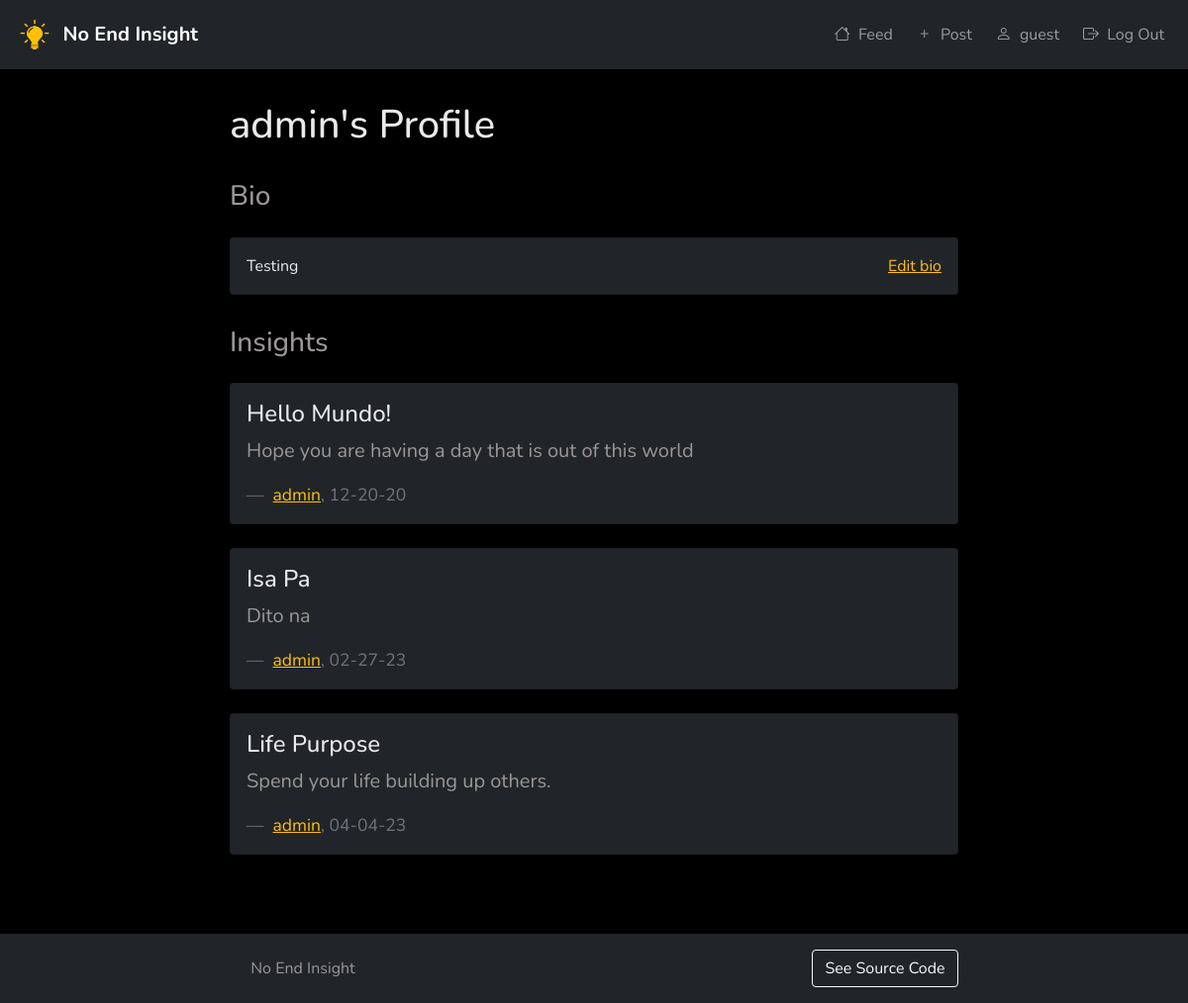
The app's page /profile/admin (signed in), older data.
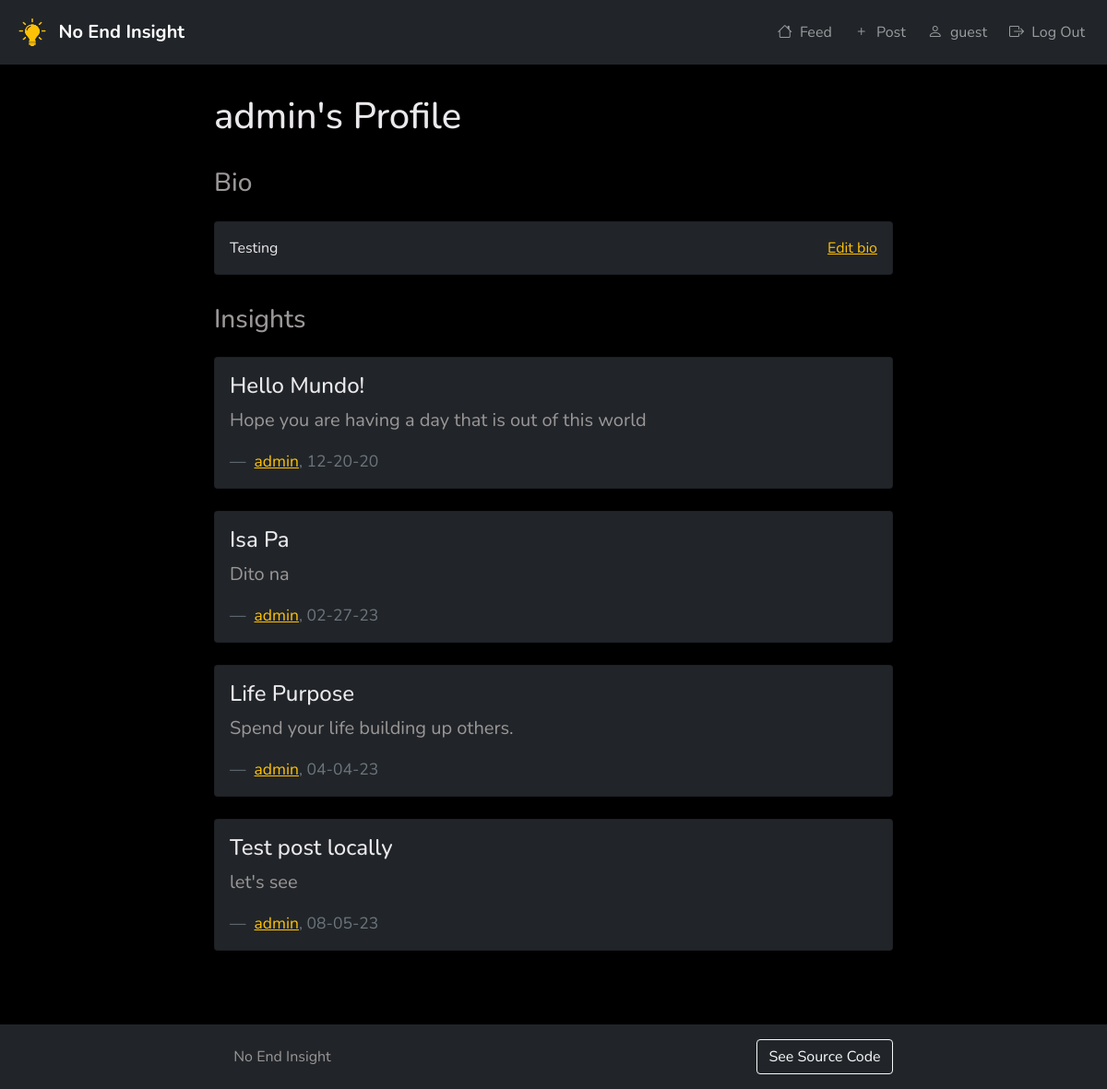
The same page, newer data.
### app.py (models this page shows)
class User(db.Model):
    id = db.Column(db.Integer, primary_key=True, nullable=False)
    username = db.Column(db.String(50), unique=True, nullable=False)
    password = db.Column(db.String(50), nullable=False)
    bio = db.Column(db.String(300))
    insights = db.relationship("Insight", backref="author")

class Insight(db.Model):
    id = db.Column(db.Integer, primary_key=True, nullable=False)
    title = db.Column(db.String(50), nullable=False)
    body = db.Column(db.Text, nullable=False)
    date = db.Column(db.DateTime, nullable=False, default=datetime.utcnow)
    author_id = db.Column(db.Integer, db.ForeignKey("user.id"))

### app.py (the view)
@app.route("/profile")
@app.route("/profile/<string:username>")
def profile(username=None):
    auth_user = getAuthUserFromSession()
    if not auth_user:
        abort(401)
    view_user = auth_user
    if username:
        view_user = User.query.filter_by(username=username).first() # User whose profile you're attempting to view
        if not view_user:
            abort(404)
    own_profile = auth_user.id == view_user.id
    return render_template("profile.html", auth_user=auth_user, view_user=view_user, own_profile=own_profile)

### app.py (called while the page is built)
def getAuthUserFromSession():
    user_id = session.get('user_id')
    if not user_id:
        return None
    return User.query.get(user_id)

### templates/profile.html (shortened to what this page needs)
{% extends "layout.html" %} {% block nav_items %}
<a class="nav-link px-1 mx-2" href="{{ url_for('index') }}">
  <i class="bi bi-house me-1"></i>
  <span>Feed</span>
</a>
<a class="nav-link px-1 mx-2" href="{{ url_for('post') }}">
  <i class="bi bi-plus me-1"></i>
  <span>Post</span>
</a>
<a
  class="nav-link px-1 mx-2 {{ 'active' if own_profile else '' }}"
  href="{{ url_for('profile') }}"
>
  <i class="bi bi-person me-1"></i>
  <span>{{ auth_user.username }}</span>
</a>
<a class="nav-link px-1 mx-2" href="{{ url_for('api_logout') }}">
  <i class="bi bi-box-arrow-right me-1"></i>
  <span>Log Out</span>
</a>
{% endblock %} {% block content %}
<main class="content col-sm-12 col-md-8 mx-auto">
  {% if own_profile %}
  <h1>My Profile ({{ view_user.username }})</h1>
  {% else %}
  <h1>{{ view_user.username }}'s Profile</h1>
  {% endif %}
  <div class="py-4">
    <section>
      <h3 class="dark-text">Bio</h3>
      <div class="card bg-dark my-4">
        <form
          id="bio-form"
          action="{{ url_for('api_update_bio') }}"
          method="POST"
        >
          <div class="card-body d-flex">
            <div class="flex-grow-1">{{ view_user.bio }}</div>
            <a id="edit-bio-link" class="icon-link ms-auto" href="#"
              >Edit bio</a
            >
          </div>
        </form>
      </div>
    </section>
    <section class="pt-2">
      <h3 class="dark-text">Insights</h3>
      {% if view_user.insights %} {% for insight in view_user.insights %}
      <div class="card bg-dark my-4">
        <div class="card-body">
          <h4 class="card-title">{{ insight.title }}</h4>
          <blockquote class="blockquote mb-0">
            <p class="dark-text">{{ insight.body }}</p>
            <footer class="blockquote-footer pt-3">
              <a
                href="{{ url_for('profile',username=insight.author.username) }}"
                >{{ insight.author.username }}</a
              >, {{ insight.date.strftime("%m-%d-%y") }}
            </footer>
          </blockquote>
        </div>
      </div>
      {% endfor %} {% else %}
      <p class="text-muted my-4">
        No insights available.
        <a href="{{ url_for('post') }}">Post about one!</a>
      </p>
      {% endif %}
    </section>
  </div>
</main>
{% endblock %}

### templates/layout.html (shortened to what this page needs)
<!DOCTYPE html>
<html lang="en">
  <head>
    <link
      href="https://cdn.jsdelivr.net/npm/bootstrap@5.0.0-beta1/dist/css/bootstrap.min.css"
      rel="stylesheet"
    />
    <link
      rel="stylesheet"
      href="https://cdnjs.cloudflare.com/ajax/libs/bootstrap-icons/1.7.2/font/bootstrap-icons.min.css"
    />
    <link
      rel="stylesheet"
      href="{{ url_for('static', filename='styles.css') }}"
    />
  </head>
  <body>
    <nav class="navbar navbar-expand-lg navbar-dark bg-dark">
      <div class="container-fluid">
        <a class="navbar-brand mb-0" href="{{ url_for('index') }}">
          <img
            src="{{ url_for('static', filename='lightbulb.webp') }}"
            width="30"
            height="30"
            class="d-inline-block align-top mx-2"
          />
          No End Insight</a
        >
        <div
          class="collapse navbar-collapse justify-content-end"
          id="navbarNavAltMarkup"
        >
          <div class="navbar-nav navbar-right">
            {% block nav_items %} {% endblock %}
          </div>
        </div>
      </div>
    </nav>
    {% block content %}{% endblock %}
    <div
      class="nav-footer container-fluid bg-dark d-flex justify-content-center align-items-center"
    >
      <div class="row py-2 w-100 d-flex">
        <div class="col d-flex justify-content-center align-items-center">
          <span class="dark-text">No End Insight</span>
        </div>
        <div class="col d-flex justify-content-center align-items-center">
          <a
            class="btn btn-outline-light float-right"
            href="https://github.com/brighamband/flask-no-end-insight"
            target="_blank"
          >
            See Source Code
          </a>
        </div>
      </div>
    </div>
  </body>
</html>

### static/styles.css (style rules this page uses)
:root { --light-text-color: #ebe9ec; --dark-text-color: #9b9797; --navbar-footer-height: 70px; color-scheme: dark; }
html, body { font-family: 'Nunito', Helvetica, sans-serif; background: black; color: var(--light-text-color); height: 100%; margin: 0; }
a { color: var(--bs-warning); }
nav { min-height: var( --navbar-footer-height ); }
.nav-footer { height: var(--navbar-footer-height); }
.navbar-brand { font-weight: bold; }
.content { padding: 2rem; min-height: calc( 100vh - var(--navbar-footer-height) - var(--navbar-footer-height) ); }
.dark-text { color: var(--dark-text-color); }

Row changes from the older to the newer data that the page shows:
added Insight: title "Test post locally", body "let's see", author.username "admin", date "08-05-23"
